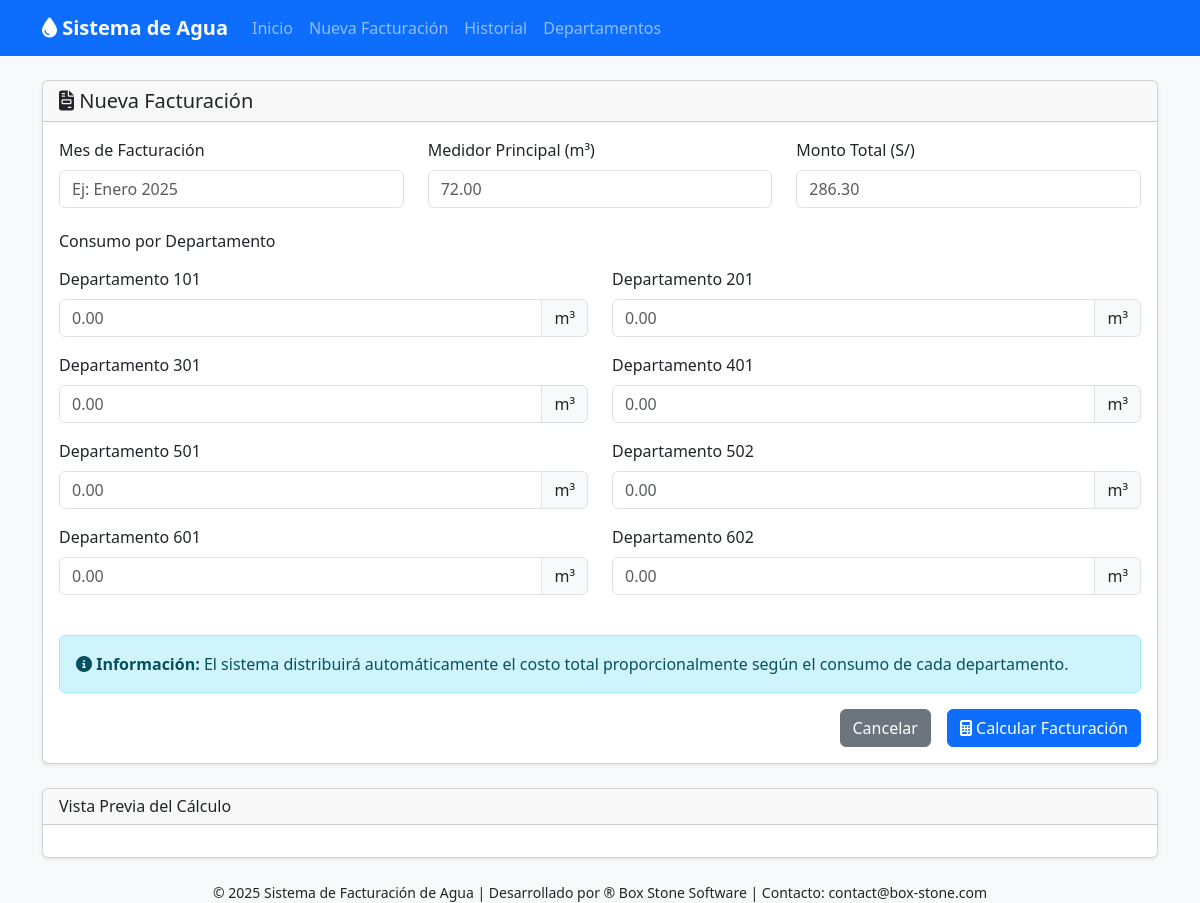
/nueva_facturacion, run on the app's committed database.
### tables this page shows
CREATE TABLE departamentos (
            id INTEGER PRIMARY KEY AUTOINCREMENT,
            nombre TEXT UNIQUE NOT NULL,
            activo BOOLEAN DEFAULT 1
        );

### app.py (the view)
@app.route('/nueva_facturacion')
def nueva_facturacion():
    conn = get_db_connection()
    departamentos = conn.execute('SELECT * FROM departamentos WHERE activo = 1 ORDER BY nombre').fetchall()
    conn.close()
    return render_template('nueva_facturacion.html', departamentos=departamentos)

### app.py (called while the page is built)
def get_db_connection():
    conn = sqlite3.connect('facturacion_agua.db')
    conn.row_factory = sqlite3.Row
    return conn

### templates/nueva_facturacion.html (shortened to what this page needs)
{% extends "base.html" %}
{% block content %}
<div class="row">
    <div class="col-12">
        <div class="card">
            <div class="card-header">
                <h5 class="mb-0"><i class="fas fa-file-invoice"></i> Nueva Facturación</h5>
            </div>
            <div class="card-body">
                <form method="POST" action="{{ url_for('procesar_facturacion') }}">
                    <div class="row mb-4">
                        <div class="col-md-4">
                            <label for="mes_facturacion" class="form-label">Mes de Facturación</label>
                            <input type="text" class="form-control" id="mes_facturacion" name="mes_facturacion"
                                   placeholder="Ej: Enero 2025" required>
                        </div>
                        <div class="col-md-4">
                            <label for="medidor_principal" class="form-label">Medidor Principal (m³)</label>
                            <input type="number" step="0.01" class="form-control" id="medidor_principal"
                                   name="medidor_principal" placeholder="72.00" required>
                        </div>
                        <div class="col-md-4">
                            <label for="monto_total" class="form-label">Monto Total (S/)</label>
                            <input type="number" step="0.01" class="form-control" id="monto_total"
                                   name="monto_total" placeholder="286.30" required>
                        </div>
                    </div>
                    <h6 class="mb-3">Consumo por Departamento</h6>
                    <div class="row">
                        {% for departamento in departamentos %}
                        <div class="col-md-6 mb-3">
                            <label for="consumo_{{ departamento.id }}" class="form-label">{{ departamento.nombre }}</label>
                            <div class="input-group">
                                <input type="number" step="0.01" class="form-control"
                                       id="consumo_{{ departamento.id }}" name="consumo_{{ departamento.id }}"
                                       placeholder="0.00" min="0" required>
                                <span class="input-group-text">m³</span>
                            </div>
                        </div>
                        {% endfor %}
                    </div>
                    <div class="row mt-4">
                        <div class="col-12">
                            <div class="alert alert-info">
                                <strong><i class="fas fa-info-circle"></i> Información:</strong>
                                El sistema distribuirá automáticamente el costo total proporcionalmente según el consumo de cada departamento.
                            </div>
                        </div>
                    </div>
                    <div class="d-grid gap-2 d-md-flex justify-content-md-end">
                        <a href="{{ url_for('index') }}" class="btn btn-secondary me-md-2">Cancelar</a>
                        <button type="submit" class="btn btn-primary">
                            <i class="fas fa-calculator"></i> Calcular Facturación
                        </button>
                    </div>
                </form>
            </div>
        </div>
    </div>
</div>
<div class="row mt-4">
    <div class="col-12">
        <div class="card">
            <div class="card-header">
                <h6 class="mb-0">Vista Previa del Cálculo</h6>
            </div>
            <div class="card-body">
            </div>
        </div>
    </div>
</div>
{% endblock %}

### templates/base.html (style rules this page uses)
body { background-color: #f8f9fa; }
.card { box-shadow: 0 0.125rem 0.25rem rgba(0, 0, 0, 0.075); }

### data on the page
departamentos: nombre "Departamento 101"
departamentos: nombre "Departamento 201"
departamentos: nombre "Departamento 301"
departamentos: nombre "Departamento 401"
departamentos: nombre "Departamento 501"
departamentos: nombre "Departamento 502"
departamentos: nombre "Departamento 601"
departamentos: nombre "Departamento 602"
